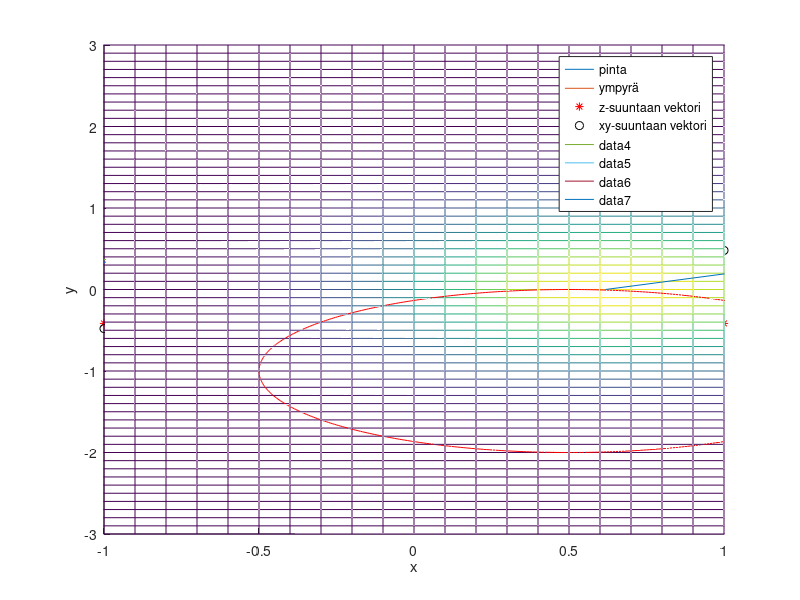

This figure's MATLAB source: (Note: this script raises an error after producing the figure.)
%% Viikko 10 tehtävät
% * Harjoitus 1
% * Arno Törö
% 

%% Tehtävä 1
% Piirretään funktiot 
%
% $cos(2x)$ ja $sin(x/2)$
%
% samaan kuvaan eri väreillä.
% Käytetään for-looppia luomaan käyrille merkkejä haluttuihin kohtiin.
clc;clear;close all
% a.) kohta

% määritetään funktiot ja x
x = -6*pi:.1:4*pi; 
y1 = cos(2*x); 
y2 = sin(x/2);

figure(1);

hold on;
plot(x, y1);
plot(x, y2);

% b.) kohta
for x = -18:12
    plot(x, cos(2*x), 'r*');
    plot(x, sin(x/2), 'ko')
end

legend('cos(2x)', 'sin(x/2)');
%% Tehtävä 2
clc;clear;close all
% pinnan piirtäminen
[X,Y] = meshgrid(-3:.1:3); % määritetään muuttujien rajat
F = @(X,Y) (X+1).^2.*exp(1-X.^2-Y.^2); 

figure(1);
mesh(X, Y, F(X,Y));
xlabel('x');
ylabel('y');
zlabel('z');

% xy-tason ympyrän piirtäminen pinnalle
t = 0:.01:2*pi;
x = sin(t) + 1/2;
y = cos(t) - 1;
z = F(x,y); % ympyrän asettaminen funktion pinnalle

hold on
plot3(x, y, z, Color='red', LineWidth=2); % LineWidth suuremmaksi ja väri vaihtoon,
% erottuu helpommin

% vektorit kukkulan huipulle,
% kukkulan huipun arvot tehtävänannosta
x1 = 0.6180;
y1 = 0;

quiver3(x1, y1, F(x1,y1), 0, 0 ,2); % z-suuntaan
quiver3(x1, y1, F(x1,y1), 2, 1 ,0); % xy-suuntaan 
legend('pinta', 'ympyrä', 'z-suuntaan vektori', 'xy-suuntaan vektori');

%% Tehtävä 3
% Maclaurin sarjakehitelmän demoaminen.
% 
clc;close all;clear
% funktioiden määrittely
F3 = @(x) exp(x);
F31 = @(x) 1 + x;
F32 = @(x) 1 + x + x.^2 / 2;
F33 = @(x) 1 + x + x.^2 / 2 + x.^3 / 6;
ax =[-1 1];

figure(1);
hold on;
legend;

fplot(F3, ax); % funktio nollan ympärillä
fplot(F31, ax); % 1. asteen sarjakehitelmä
fplot(F32, ax); % 2.asteen sarjakehitelmä
fplot(F33, ax); % 3. asteen sarjakehitelmä

% funktioiden arvot pisteessä 0.3
alkup = F3(0.3) % alkup. funktio
aste1 = F31(0.3) % 1.aste
aste2 = F32(0.3) % 2.aste
aste3 = F33(0.3) % 3.aste

%% Tehtävä 4
% pysty- ja vaakavektoreiden yhteenlaskua ja kokeilua.
% 
clc;clear
% pystyvektorit
v1 = [1;2;3];
v2 = [2;3;1];
vp = v1+v2

% vaakavektorit
v3 = [1,2,3];
v4 = [2,3,1];
vv = v3+v4

% 1. vaaka, 2. pysty
vvp = v4+v2

% 1. pysty, 2. vaaka
vpv = v1+v3 
% Matlab laskee yhteen 1. vektorin jokaisen alkion 2.
% vektorin kanssa ja palauttaa NxM matriisin, jonka koko riippuu yhteenlas
% kettavien vektorien dimensioista.

%% Tehtävä 5
clc;clear;close all

f = @(x) sin(x);
g = @(x) cos(2*x);
h = @(x) cos(3*x);

fun = @(x) [f(x);g(x);h(x)]; % fun määritys

% esimerkkikäsky
v = fun(pi)

w = fun(0)

%% Tehtävä 6
% Matlabin omien funktioiden muodostamista ja käyttämistä.
clc;clear;close all
% vektorien alkioiden summan laskeminen itse tehdyn funktion avulla
v = 1:5;
S = teht1(v)

% kahden syötetyn summan peruslaskutoimitukset funktion avulla
[ero, summa, tulo, osam] = teht2(2,3)

% luvun etumerkin tarkistaminen funktion avulla
merkki1 = teht3(3) % palauttaa plus
merkki2 = teht3(0) % palauttaa nolla
merkki3 = teht3(-955) % palauttaa miinus

% vektorin negatiivisten ja positiivisten alkioiden erillinen yhteenalasku.
v1 = [-1 2 3 -4 0];
v2 = [2 3 -42 10 -9];

% M = miinusmerkkiset ja P = plusmerkkiset
[M1, P1] = teht4(v1)
[M2, P2] = teht4(v2)

%% Tehtävä 6 funktiot
% Alla tehtävässä 6 käytetyt funktiotiedostot 1-4.
% 
% <include>teht1.m</include>
%
% 
% <include>teht2.m</include>
%
% 
% <include>teht3.m</include>
%
% 
% <include>teht4.m</include>
%

%% Tehtävä 7
% f(x) funktion arvot ovat sen verran lähellä nollaa, jolloin MatLabin
% pyöristyserot aiheuttavat sen, että kuvaja on erinäköinen g(x)
% verrattuna.
clc;clear;close all
x = linspace(-5*10^(-8), 5*10^(-8), 1001);
f = @(x) 1-cosh(x);
g = @(x) -2*(sinh(x./2)).^2;



figure(1);
plot(x, f(x));
hold on
plot(x, g(x));
legend('1-cosh(x)', '-2(sinh(x/2)^2');